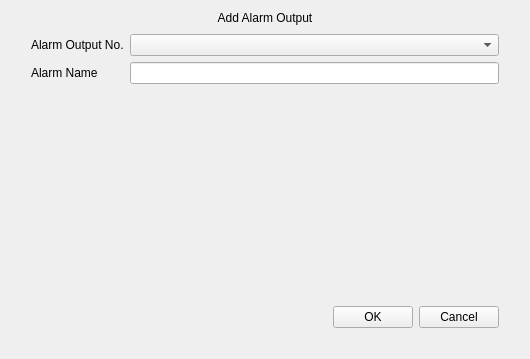
<?xml version="1.0" encoding="UTF-8"?>
<ui version="4.0">
 <class>AddAlarmOutput</class>
 <widget class="QWidget" name="AddAlarmOutput">
  <property name="geometry">
   <rect>
    <x>0</x>
    <y>0</y>
    <width>530</width>
    <height>359</height>
   </rect>
  </property>
  <property name="windowTitle">
   <string>Dialog</string>
  </property>
  <layout class="QVBoxLayout" name="verticalLayout">
   <property name="spacing">
    <number>0</number>
   </property>
   <item>
    <widget class="QLabel" name="label_title">
     <property name="text">
      <string>Add Alarm Output</string>
     </property>
     <property name="alignment">
      <set>Qt::AlignCenter</set>
     </property>
    </widget>
   </item>
   <item>
    <widget class="QWidget" name="widget_background" native="true">
     <property name="focusPolicy">
      <enum>Qt::StrongFocus</enum>
     </property>
     <layout class="QVBoxLayout" name="verticalLayout_2">
      <property name="leftMargin">
       <number>20</number>
      </property>
      <property name="rightMargin">
       <number>20</number>
      </property>
      <property name="bottomMargin">
       <number>20</number>
      </property>
      <item>
       <layout class="QGridLayout" name="gridLayout">
        <item row="1" column="1">
         <widget class="ComboBox" name="comboBox_channel"/>
        </item>
        <item row="2" column="1">
         <widget class="MyLineEdit" name="lineEdit_name">
          <property name="sizePolicy">
           <sizepolicy hsizetype="Expanding" vsizetype="Fixed">
            <horstretch>2</horstretch>
            <verstretch>0</verstretch>
           </sizepolicy>
          </property>
          <property name="readOnly">
           <bool>true</bool>
          </property>
         </widget>
        </item>
        <item row="1" column="0">
         <widget class="QLabel" name="label_channel">
          <property name="text">
           <string>Alarm Output No.</string>
          </property>
         </widget>
        </item>
        <item row="2" column="0">
         <widget class="QLabel" name="label_name">
          <property name="text">
           <string>Alarm Name</string>
          </property>
         </widget>
        </item>
       </layout>
      </item>
      <item>
       <spacer name="verticalSpacer">
        <property name="orientation">
         <enum>Qt::Vertical</enum>
        </property>
        <property name="sizeHint" stdset="0">
         <size>
          <width>20</width>
          <height>109</height>
         </size>
        </property>
       </spacer>
      </item>
      <item>
       <layout class="QHBoxLayout" name="horizontalLayout">
        <item>
         <spacer name="horizontalSpacer">
          <property name="orientation">
           <enum>Qt::Horizontal</enum>
          </property>
          <property name="sizeHint" stdset="0">
           <size>
            <width>40</width>
            <height>20</height>
           </size>
          </property>
         </spacer>
        </item>
        <item>
         <widget class="QPushButton" name="pushButton_ok">
          <property name="text">
           <string>OK</string>
          </property>
         </widget>
        </item>
        <item>
         <widget class="QPushButton" name="pushButton_cancel">
          <property name="text">
           <string>Cancel</string>
          </property>
         </widget>
        </item>
       </layout>
      </item>
     </layout>
    </widget>
   </item>
  </layout>
 </widget>
 <customwidgets>
  <customwidget>
   <class>ComboBox</class>
   <extends>QComboBox</extends>
   <header>combobox.h</header>
  </customwidget>
  <customwidget>
   <class>MyLineEdit</class>
   <extends>QLineEdit</extends>
   <header>mylineedit.h</header>
  </customwidget>
 </customwidgets>
 <resources/>
 <connections/>
</ui>
